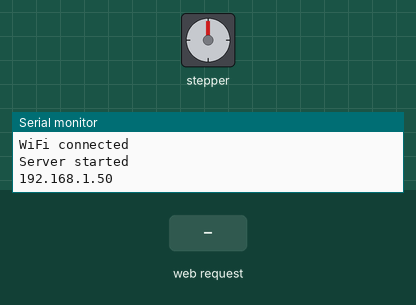
Simulated run of this sketch. Board: Arduino MKR. Shown: stepper motor, the last lines printed to the serial monitor. Inputs (shaded band) come from the test bench. WiFi joins after 1.5 s; servers stay silent unless stated; stepper angles assume 2048 steps per turn.

Above: at 12.7 s.
12.8 s: HTTP request GET /gpio1/0 received
At 13.27 s:
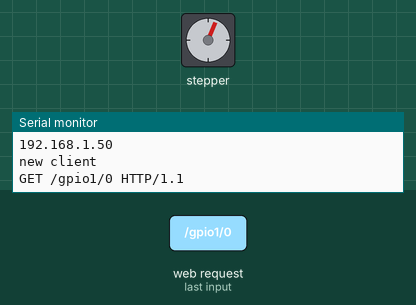
At 13.89 s:
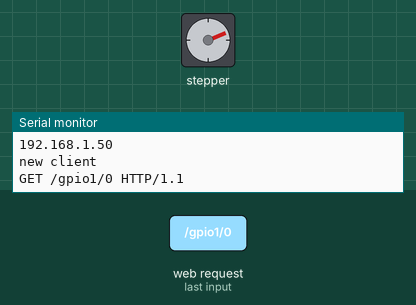
18.8 s: HTTP request GET /gpio1/1 received
At 19.2 s:
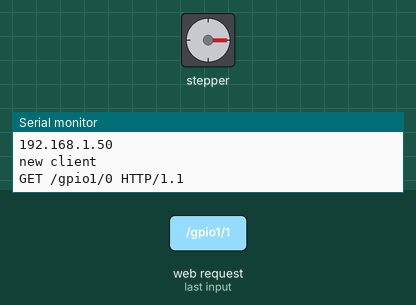
Timing chart, 0 to 29.3 s (numbered marks = the images above; inputs shaded):
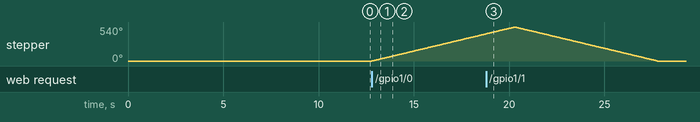

The sketch:

Window_living_room.ino
```cpp
#include <Stepper.h>
#include <WiFiNINA.h>

int IN1 = 2; //IN1은 2번 핀에 연결
int IN2 = 3; //IN2는 3번 핀에 연결
int IN3 = 4; //IN3는 4번 핀에 연결
int IN4 = 5; //IN4는 5번 핀에 연결
Stepper step1(2048, IN1, IN3, IN2, IN4);

int lap = 3072; //2048-->360도 회전

const char* ssid = "dongs";        // WiFi의 SSID(수정필요)
const char* pass = "3344660!";     // WiFi의 비밀번호(수정필요)

int status = WL_IDLE_STATUS;
WiFiServer server(80);

void setup() {
  Serial.begin(9600);
  delay(10);
  // WiFi 네트웍에 접속

  step1.setSpeed(12); //분당 10회 회전

  while (status != WL_CONNECTED)
  {
    Serial.print("Attempting to connect to SSID: ");
    Serial.println(ssid);
    status = WiFi.begin(ssid, pass);
    // WiFi에 접속할 때까지 10초간 대기
    delay(10000);
   }
    Serial.println("");
    Serial.println("WiFi connected");

    // 서버 시작
    server.begin();
    Serial.println("Server started");

    // 할당받은 IP 주소를 시리얼 모니터로 출력
    char ips[24];
    IPAddress ip = WiFi.localIP();
    sprintf(ips, "%d.%d.%d.%d", ip[0], ip[1], ip[2], ip[3]);  // IP형식으로 출력
    Serial.println(ips);
    WiFiClient client = server.available();
}

void loop() {
  int done = 0;
   // 클라이언트(폰, 패드등 동일 WiFi로 접속하는 기기)가 접속하였는지 체크
  WiFiClient client = server.available();
  if (!client) {
    return;
  }
  // 클라이언트로부터 데이터 수신을 기다림
  Serial.println("new client");
  while(!client.available()){
    delay(1);
  }

  // 요청(데이터)의 첫 줄을 읽어 req에 저장
  String req = client.readStringUntil('\r');
  Serial.println(req);
  client.flush();

  done = extrac_command(req);
  client.flush();

  // 요청에 대해 응답하기.
  String s = "HTTP/1.1 200 OK\r\nContent-Type: text/html\r\n\r\n<!DOCTYPE HTML>\r\n<html>\r\n";
  create_response(done, &s);

  // 응답할 내용을 클라이언트(폰, 패드 등 WiFi로 접속하는 기기)로 전송
  client.print(s);   //  예시 "LED1 is ON"
  delay(2);
  client.stop();

  Serial.println("Client disonnected");
}

int extrac_command(String str){
  int done = 0;

  if (str.indexOf("/gpio1/0") != -1) {
    step1.step(lap); //오른쪽으로 한바퀴
    done = 1;
  }
  else if (str.indexOf("/gpio1/1") != -1) {
    step1.step(-lap); //왼쪽으로 한바퀴
    done = 2;
  }

  return done;
}

void create_response(int done, String* s){
  if(done==1)
  {
    *s += "Motor is turn to Clockwise";
  }
  else if (done == 2)
  {
    *s += "Motor is turn to AntiClockwise";
  }
  *s += "</html>\n";
}
```

Measured:
- after the input at 12.8 s, stepper: keeps turning clockwise at about 72°/s, starting at once
